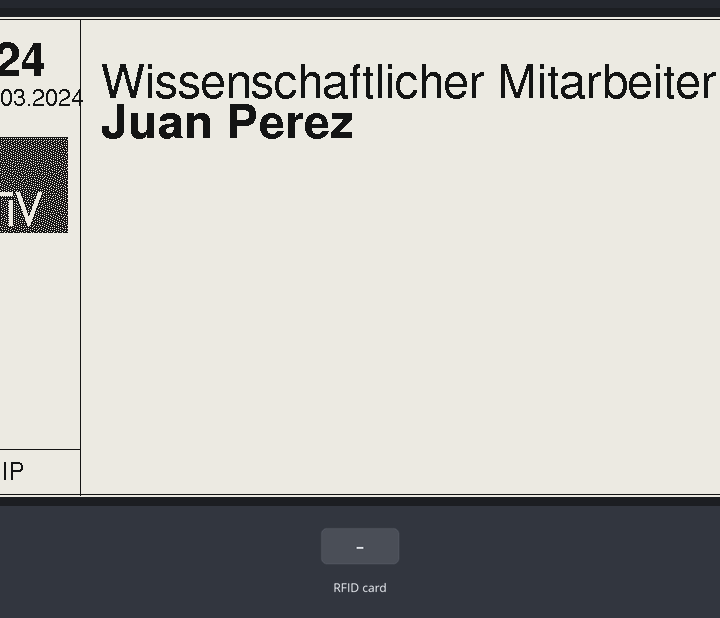
Bench run of a sketch on a simulated ESP32. On the bench: 800×480 one-colour display. The test bench sets the inputs (shaded band). WiFi joins after 1.5 s; servers stay silent unless stated; the local clock reads 2024-03-15 10:24:30 at power-on unless the sketch sets it; what the sketch prints to the serial monitor is not drawn.

Above: at 9.7 s.
At 12.0 s:
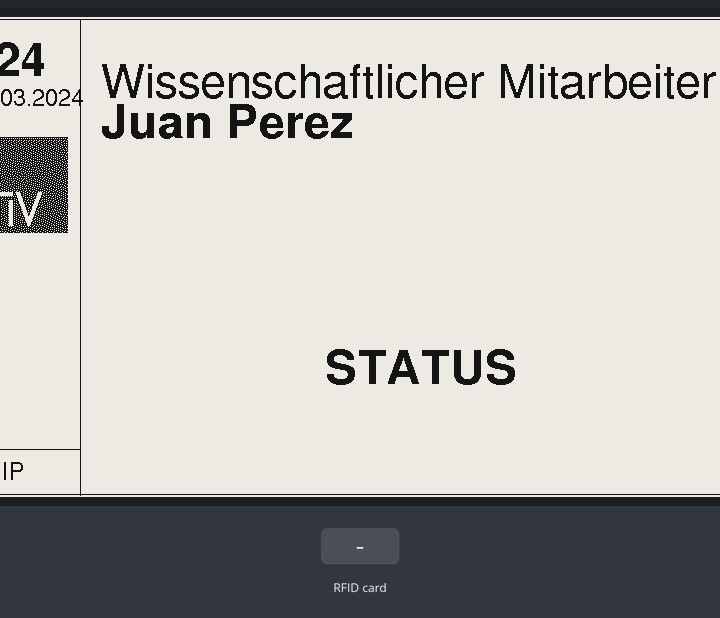
12.1 s: RFID card 5E 7A 19 C4 held to the reader
At 17.6 s:
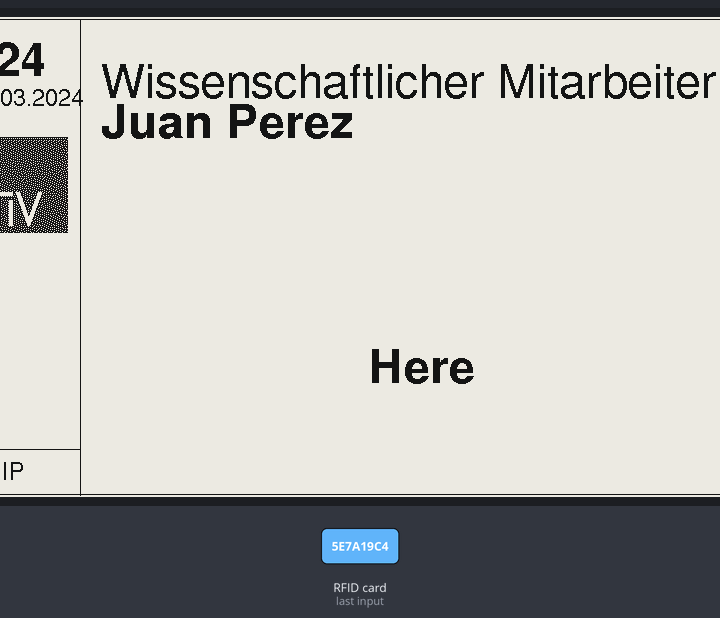
Timing chart, 0 to 19.1 s (numbered marks = the images above; inputs shaded):
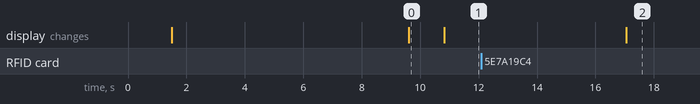

The sketch:

Sketch_lucho_2_Clases_copy_20250905044159.ino
```cpp
#include <WiFi.h>
#include <WiFiAP.h>
#include <WiFiClient.h>
#include <WiFiGeneric.h>
#include <WiFiMulti.h>
#include <WiFiSTA.h>
#include <WiFiScan.h>
#include <WiFiServer.h>
#include <WiFiType.h>
#include <WiFiUdp.h>

#include <Arduino.h>  //x2 included
#include <SPI.h>      //x2 included
#include <time.h>

#include "DisplayManager.h"
#include "RFIDManager.h"

//WLAN-CONNECTION

const char* WIFI_SSID = "Luis Vásquez";
const char* WIFI_PASS = "Luisenrique89";

// Objetos globales

DisplayManager displayManager;
RFIDManager rfidManager(21, 2);   // CS=21, RST=2

// Estado actual
String statusText = "STATUS";
bool stateHere = false;

// Detects day change
String lastDate = "";

// ---- Helpers fecha ----
static String getCurrentDate() {
  struct tm ti;
  if (!getLocalTime(&ti)) return lastDate.length() ? lastDate : String("??.??.????");
  char buf[11];
  strftime(buf, sizeof(buf), "%d.%m.%Y", &ti);
  return String(buf);
}

static void connectWiFiAndSyncTime() {
  WiFi.mode(WIFI_STA);
  WiFi.begin(WIFI_SSID, WIFI_PASS);

  unsigned long start = millis();
  while (WiFi.status() != WL_CONNECTED && millis() - start < 15000) {
    delay(300);
    Serial.print(".");
  }
  Serial.println(WiFi.status() == WL_CONNECTED ? "\nWiFi OK" : "\nWiFi fallo/timeout");

  // Zona horaria Europa/Berlin (cambio horario auto)
  setenv("TZ", "CET-1CEST,M3.5.0/2,M10.5.0/3", 1);
  tzset();

  // NTP (sin offsets, los maneja TZ)
  configTime(0, 0, "pool.ntp.org", "time.nist.gov");

  // Espera breve a que llegue la primera hora (opcional)
  struct tm ti;
  for (int i = 0; i < 20; ++i) {
    if (getLocalTime(&ti)) break;
    delay(200);
  }
}


void setup() {
  Serial.begin(115200);

  //Time
  connectWiFiAndSyncTime();
  lastDate = getCurrentDate();

  // Inicializar módulos
  displayManager.begin();
  rfidManager.begin();

  // Pintar UI estática
  displayManager.drawStaticFull("324", lastDate, "Wissenschaftlicher Mitarbeiter", "Juan Perez");

  // Mostrar estado inicial
  displayManager.showStatusPartial(statusText);
}

void loop() {
  if (rfidManager.isCardDetected()) {
    // Alternar estado
    stateHere = !stateHere;
    statusText = stateHere ? "Here" : "Gone";
    Serial.print("Estado cambiado a "); Serial.println(statusText);

    // Mostrar en pantalla
    displayManager.showStatusPartial(statusText);
  }

 //Date: si cambia el día, refresca solo la fecha en parcial
  String today = getCurrentDate();
  if (today != lastDate && today.indexOf('?') < 0) {   // evita partial si no hay hora válida
    lastDate = today;
    displayManager.showDatePartial(today);
    Serial.print("Fecha actualizada a "); Serial.println(today);
  }

  delay(5000); //Checks every 5 seconds
}
```

DisplayManager.cpp
```cpp
#include "DisplayManager.h"
#include <GxEPD2_BW.h>

#if defined(ESP32)
static GxEPD2_BW<GxEPD2_750_T7, GxEPD2_750_T7::HEIGHT>
display(GxEPD2_750_T7(/*CS=*/5, /*DC=*/17, /*RST=*/16, /*BUSY=*/4));
#endif

void DisplayManager::begin() {
    SPI.begin(18, 19, 23, -1);
    display.init(115200, true, 2, false);
    display.setRotation(0);

    display.setFullWindow();
    display.firstPage();
    do { display.fillScreen(GxEPD_WHITE); } while (display.nextPage());
}

void DisplayManager::drawStaticFull(const String& room, const String& date, const String& title, const String& name) {
    contentX = railW + 1;
    contentW = W - contentX - 2;
    statusX = contentX + (contentW - statusW) / 2;

    display.setFullWindow();
    display.firstPage();
    do {
        display.fillScreen(GxEPD_WHITE);
        display.drawRect(2, 2, W - 4, H - 4, GxEPD_BLACK);
        display.drawLine(railW, 2, railW, H - 2, GxEPD_BLACK);

        // Room
        setFont(&FreeSansBold24pt7b);
        textLeftAligned(railPad, railPad + roomBoxH, room);

        // Date
        setFont(&FreeSans12pt7b);
        textLeftAligned(railPad, railPad + roomBoxH + dateBoxH, date);

        // Logo
        int logoY = railPad + roomBoxH + dateBoxH + 10;
        int logoW = railW - 2 * railPad;
        int lx = railPad + (logoW - ITV_ICON_WIDTH) / 2;
        int ly = logoY + (logoBoxH - ITV_ICON_HEIGHT) / 2;
        display.drawBitmap(lx, ly, ITV_ICON_BITS, ITV_ICON_WIDTH, ITV_ICON_HEIGHT, GxEPD_BLACK);

        // CHIP box
        int chipY = H - chipBoxH - railPad;
        display.drawLine(2, chipY, railW - 1, chipY, GxEPD_BLACK);
        setFont(&FreeSans12pt7b);
        textLeftAligned(railPad, chipY + chipBoxH - 10, "CHIP");

        // Content right
        int contentLeft = contentX + contentPad;
        setFont(&FreeSans24pt7b);
        textLeftAligned(contentLeft, 80, title);

        setFont(&FreeSansBold24pt7b);
        textLeftAligned(contentLeft, 120, name);

    } while (display.nextPage());
}

void DisplayManager::showStatusPartial(const String& msg) {
    int rx = statusX;
    int ry = statusY - statusH / 2;

    display.setPartialWindow(rx, ry, statusW, statusH);
    display.firstPage();
    do {
        display.fillRect(rx, ry, statusW, statusH, GxEPD_WHITE);
        setFont(&FreeSansBold24pt7b);
        textCenteredInRect(rx, ry, statusW, statusH, msg);
    } while (display.nextPage());
}

// Partial Refresh DATE
void DisplayManager::showDatePartial(const String& date) {
  display.setPartialWindow(dateRectX, dateRectY, dateRectW, dateRectH);
  display.firstPage();
  do {
    display.fillRect(dateRectX, dateRectY, dateRectW, dateRectH, GxEPD_WHITE);
    setFont(&FreeSans12pt7b);
    // Para que se vea alineado como en el estático, centramos verticalmente en su caja.
    textCenteredInRect(dateRectX, dateRectY, dateRectW, dateRectH, date);
  } while (display.nextPage());
}
//

void DisplayManager::setFont(const GFXfont* f) {
    display.setFont(f);
    display.setTextColor(GxEPD_BLACK);
    display.setTextWrap(false);
}

void DisplayManager::textLeftAligned(int x, int y, const String& s) {
    display.setCursor(x, y);
    display.print(s);
}

void DisplayManager::textCenteredInRect(int rx, int ry, int rw, int rh, const String& s) {
    int16_t x1, y1; uint16_t w, h;
    display.getTextBounds(s, 0, 0, &x1, &y1, &w, &h);
    int cx = rx + (rw - (int)w)/2;
    int cy = ry + (rh + (int)h)/2 - 2;
    display.setCursor(cx, cy);
    display.print(s);
}
```

DisplayManager.h
```cpp
#pragma once
#include <Arduino.h>
#include <GxEPD2_BW.h>
#include <Fonts/FreeSans12pt7b.h>
#include <Fonts/FreeSans24pt7b.h>
#include <Fonts/FreeSansBold24pt7b.h>
#include "itiv_icon.h"

class DisplayManager {
public:
  void begin();
  void drawStaticFull(const String& room, const String& date,
                      const String& title, const String& name);
  void showStatusPartial(const String& msg);
  void showDatePartial (const String& date);
private:
  void setFont(const GFXfont* f);
  void textLeftAligned(int x, int y, const String& s);
  void textCenteredInRect(int rx, int ry, int rw, int rh, const String& s);

//Layout (800x480, rotation 0)
  static constexpr int W = 800, H = 480;
  static constexpr int railW = 120, railPad = 8;
  static constexpr int roomBoxH = 50, dateBoxH = 30, logoBoxH = 140, chipBoxH = 40;
  static constexpr int contentPad = 20;

// Status Window (partial)
  int contentX = 0, contentW = 0;
  int statusX = 0, statusY = 350, statusW = 560, statusH = 100;

// Date Window (partial), "x" and "y" should be multiple of 8 due to BW Configuration

  static constexpr int dateRectX = 8;          // railPad (8) -> múltiplo de 8
  static constexpr int dateRectY = railPad + roomBoxH + 4; // un poco bajo tras el "room"
  static constexpr int dateRectW = 96;         // múltiplo de 8 (96)
  static constexpr int dateRectH = 36;         // altura suficiente para 12pt

};
```

RFIDManager.cpp
```cpp
#include "RFIDManager.h"

RFIDManager::RFIDManager(int ssPin, int rstPin)
: rfid(ssPin, rstPin), ssPin(ssPin), rstPin(rstPin) {}

void RFIDManager::begin() {
    pinMode(ssPin, OUTPUT);
    digitalWrite(ssPin, HIGH); // deselect
    rfid.PCD_Init();
    Serial.println("RFID listo, acerque su tarjeta...");
}

bool RFIDManager::isCardDetected() {
    if (rfid.PICC_IsNewCardPresent() && rfid.PICC_ReadCardSerial()) {
        rfid.PICC_HaltA();
        rfid.PCD_StopCrypto1();
        return true;
    }
    return false;
}
```

RFIDManager.h
```cpp
#pragma once
#include <Arduino.h>
#include <MFRC522.h>
#include <SPI.h>

class RFIDManager {
public:
    RFIDManager(int ssPin, int rstPin);
    void begin();
    bool isCardDetected();

private:
    MFRC522 rfid;
    int ssPin, rstPin;
};
```

Source omitted: itiv_icon.h (data table, 7165 bytes)

Measured:
- after the input at 12.1 s, the display: changes after 5.0 s (image 2)
- what the display in image 0 shows lasts 1.2 s, from 9.6 s to 10.8 s
